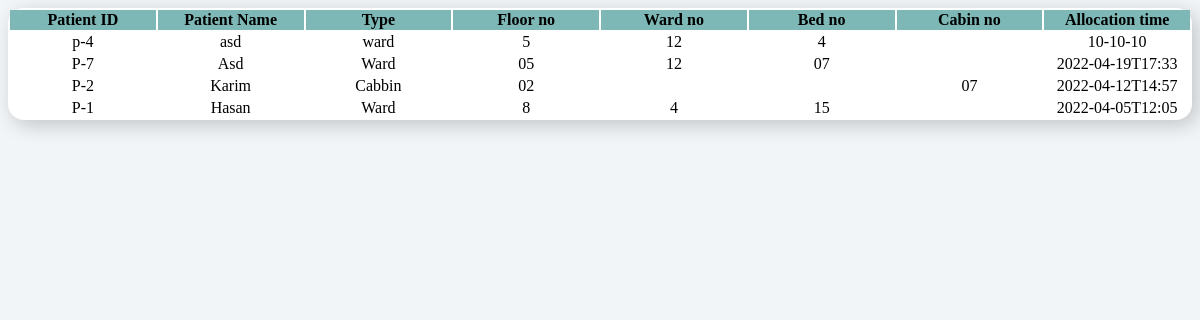
/Project/View/showPatients.php, run on the app's committed database.
### tables this page shows
CREATE TABLE `patientallocation` (
  `pid` varchar(50) NOT NULL,
  `pName` varchar(50) NOT NULL,
  `type` varchar(50) NOT NULL,
  `floorNo` varchar(50) NOT NULL,
  `wardNo` varchar(50) NOT NULL,
  `bedNo` varchar(50) NOT NULL,
  `cabinNo` varchar(50) NOT NULL,
  `allDateTime` varchar(50) NOT NULL,
  `id` int(50) NOT NULL
);

### Project/Controller/Database.php (called while the page is built, shortened)
<?php
class Database
{
	private $servername = "localhost";
	private $username = "root";
	private $password = "";
	private $db = "HMS";
	public function getConnection()
	{
		$con = new mysqli($this->servername, $this->username, $this->password, $this->db);
		return $con;
	}
}
?>

### Project/Controller/UserDataHandler.php (called while the page is built, shortened)
<?php
include 'Database.php';
class UserDataHandler
{
	private $conn;
	function __construct()
	{
		$this->db = new Database;
		$this->conn = $this->db->getConnection();
	}
	public function load($query)
	{
		$result = $this->conn->query($query);
		if($result->num_rows>0)
		{
			return $result;
		}
		else
		{
			return null;
		}
	}
}
?>

### Project/View/showPatients.php (the view, shortened to what this page needs)
<!DOCTYPE html>
<html>
<head>
<link rel="stylesheet" type="text/css" href="../CSS/Common.css">
</head>
<body>
<?php
	include "../controller/UserDataHandler.php";
	$dataHandler = new UserDataHandler;
    $query = "SELECT * FROM patientallocation";
    echo '<table class="card">
	<thead>
	<tr class="header">
		<th style="width:10%;">Patient ID</th>
		<th style="width:10%;">Patient Name</th>
		<th style="width:10%;">Type</th>
		<th style="width:10%;">Floor no</th>
		<th style="width:10%;">Ward no</th>
		<th style="width:10%;">Bed no</th>
		<th style="width:10%;">Cabin no</th>
		<th style="width:10%;">Allocation time</th>
	</tr>
	</thead>';
    $data = $dataHandler->load($query);
    if($data==null)
    {
      echo "No data found!";
    }
    else
    {
      while ($row = $data->fetch_assoc()) {
        echo '<tr>
          <td style="text-align:center">'.$row["pid"].'</td>
          <td style="text-align:center">'.$row["pName"].'</td>
          <td style="text-align:center">'.$row["type"].'</td>
          <td style="text-align:center">'.$row["floorNo"].'</td>
          <td style="text-align:center">'.$row["wardNo"].'</td>
          <td style="text-align:center">'.$row["bedNo"].'</td>
          <td style="text-align:center">'.$row["cabinNo"].'</td>
          <td style="text-align:center">'.$row["allDateTime"].'</td>
        </tr>';
      }
    }
	echo '</table>';
	?>
</body>
</html>

### Project/CSS/Common.css (style rules this page uses)
body { background-color: #f1f5f8; }
.card { background-color: #fff; border-radius: 1rem; box-shadow: 5px 5px 20px rgba(0,0,0,0.2); }
.header { background-color: #7db8b6 !important; border-radius: 10px; }

### data on the page
patientallocation: pid "p-4", pName "asd", type "ward", floorNo "5", wardNo "12", bedNo "4", allDateTime "10-10-10"
patientallocation: pid "P-7", pName "Asd", type "Ward", floorNo "05", wardNo "12", bedNo "07", allDateTime "2022-04-19T17:33"
patientallocation: pid "P-2", pName "Karim", type "Cabbin", floorNo "02", cabinNo "07", allDateTime "2022-04-12T14:57"
patientallocation: pid "P-1", pName "Hasan", type "Ward", floorNo "8", wardNo "4", bedNo "15", allDateTime "2022-04-05T12:05"
